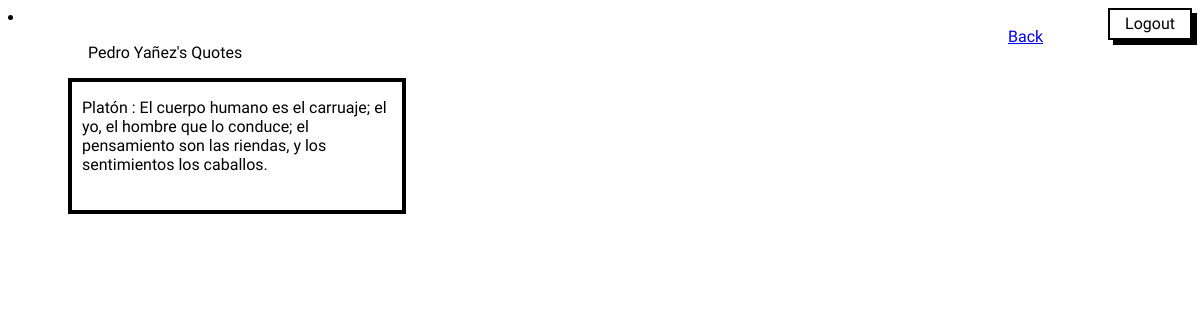
The app's page /perfil/pedro@gmail.com/ (signed in) with its own data.
### app_citas/models.py (models this page shows, shortened)
class Quotes(models.Model):
    user = models.ForeignKey(User, on_delete=models.CASCADE, related_name='quotes_posts')
    author = models.CharField(max_length=100)
    quote = models.TextField()
    likes=models.ManyToManyField(User, related_name='quotes_like',blank=True)

### app_citas/views.py (the view)
# urls.py: path('perfil/', views.perfil, name='perfil'),
def perfil(request, username=None):
    nombre = User.objects.all().filter(username=request.user).values_list('first_name', flat=True)[0]
    apellido = User.objects.all().filter(username=request.user).values_list('last_name', flat=True)[0]
    user = User.objects.get(username=username)
    citas = Quotes.objects.all().filter(user=user)
    return render(request,'perfil.html',{'citas':citas,
                                         'nombre':nombre,
                                         'apellido':apellido})

### app_citas/templates/perfil.html (shortened to what this page needs)
<!DOCTYPE html>
<html lang="en">
<head>
    <link rel="stylesheet" href="/static/css/style.css">
</head>
<body>
    {% extends 'navbar.html' %}
    {% block content %}
    <ul class="m-usuario">
        <li class="li-back" aria-current="page">
            <a class="text-white" href="/usuarios">Back</a>
        </li>
    </ul>
    <div class="caja-cuadrado">
        {% for citas in citas %}
        <p class="p-perfil">{{citas.user.first_name.capitalize}} {{citas.user.last_name.capitalize}}'s Quotes</p>
        {% endfor %}
        {% for citas in citas %}
        <div class="cuadrado">
            <p> {{citas.author}} : {{citas.quote}}</p>
        </div>
    {% endfor %}
    </div>
    {% endblock %}

### app_citas/static/css/style.css (style rules this page uses)
* { font-family: 'Comic Neue', cursive ; font-size:medium ; }
.m-usuario { margin: auto; width: 200px; float: right; list-style-type: none; }
.cuadrado { width: 320px; border:solid 4px black ; margin-bottom: 20px; margin-left: 60px; position: relative; padding-left: 10px; padding-bottom: 20px; }
.caja-cuadrado { width: 420px; margin: auto; float: left; text-align: left; }
.li-back { margin-left:100px ; }
.p-perfil { margin-left: 80px; }

### records on screen
Quotes: user.first_name "Pedro", user.last_name "Yañez", author "Platón", quote "El cuerpo humano es el carruaje; el yo, el hombre que lo conduce; el pensamiento son las riendas, y los sentimientos los caballos."
